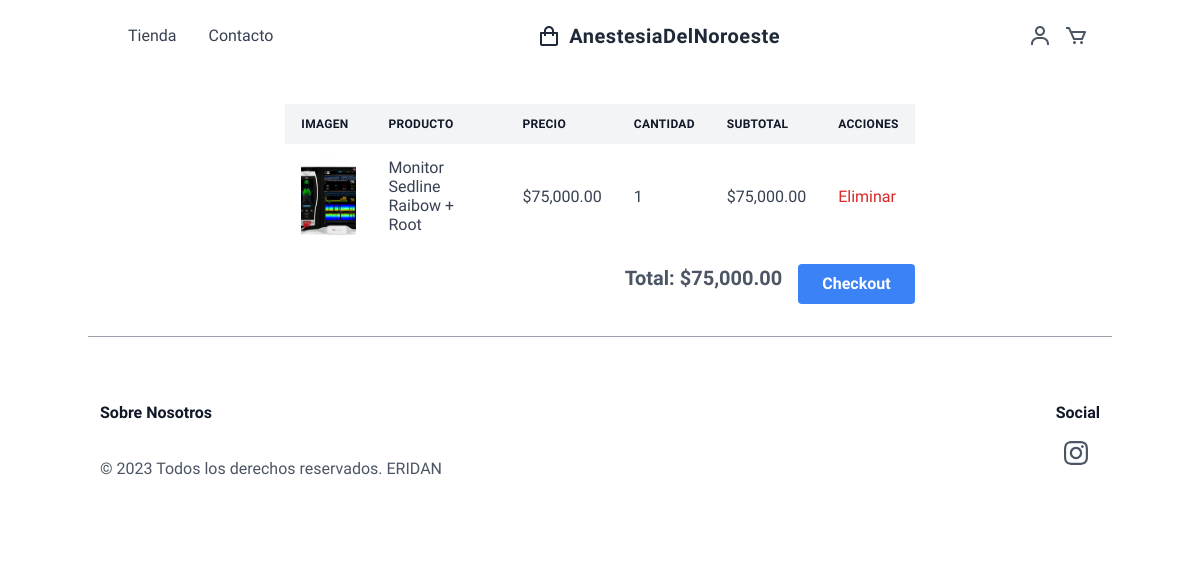
Screenshot of /cart (signed in) with the database file from the repository.
### app/models.py (models this page shows)
class Producto(db.Model):
    __tablename__ = 'productos'
    id_producto = db.Column(db.Integer, primary_key=True)
    codigo_articulo = db.Column(db.Text, nullable=False)
    nombre_art = db.Column(db.Text, nullable=False)
    marca = db.Column(db.Text, nullable=False)
    precio = db.Column(db.Float, nullable=False)
    existencia = db.Column(db.Integer, nullable=False)
    rating = db.Column(db.Integer)
    precioOriginal = db.Column(db.Float)
    multiplo_venta = db.Column(db.Integer)
    equivalencia = db.Column(db.Text)
    posicion = db.Column(db.Text)
    esFavorito = db.Column(db.Boolean)
    ruta_imagen = db.Column(db.String(255), nullable=True)  # Nueva columna para la ruta de la imagen

### app/views.py (the view)
    @app.route('/cart')
    def view_cart():
        products = []
        total = 0
        if current_user.is_authenticated:
            user_id = current_user.id
            cart_items = Cartitem.query.filter_by(user_id=user_id).all()
        else:
            cartsession_id = request.cookies.get('cartsession_id')
            cart_items = Cartitem.query.filter_by(
                cartsession=cartsession_id).all() if cartsession_id else []
        for item in cart_items:
            product = Producto.query.get(item.product_id)
            if product:
                subtotal = item.quantity * product.precio
                products.append({
                    'id_producto': product.id_producto,
                    'nombre': product.nombre_art,
                    'codigo_articulo': product.codigo_articulo,
                    'marca': product.marca,
                    'posicion': product.posicion,
                    'precio': product.precio,
                    'cantidad': item.quantity,
                    'subtotal': subtotal,
                    'ruta_imagen': product.ruta_imagen  # Incluye la imagen del producto
                })
                total += subtotal
        return render_template('eccomerce/cart.html', products=products, total=total)

### app/__init__.py (called while the page is built)
def create_app():
    app = Flask(__name__)
    app.config.from_object('config.Config')
    csrf.init_app(app)
    db.init_app(app)
    migrate.init_app(app, db)
    login_manager.init_app(app)
    login_manager.login_view = 'login'
    limiter.init_app(app)
    mail.init_app(app)
    cache.init_app(app)
    @login_manager.user_loader
    def load_user(user_id):
        from .models import Usuario
        return Usuario.query.get(int(user_id))
    from .views import init_routes
    init_routes(app)
    return app

### app/templates/eccomerce/cart.html (shortened to what this page needs)
{% extends "base.html" %}
{% block contenido %}
<section class="py-8">
    <div class="container mx-auto px-4">
        <div class="flex flex-wrap justify-center">
            <div class="w-full lg:w-8/12 px-4">
                <table class="table-auto w-full text-left whitespace-no-wrap">
                    <thead>
                        <tr class="text-xs font-semibold tracking-wide text-gray-900 uppercase bg-gray-100">
                            <th class="px-4 py-3">Imagen</th>
                            <th class="px-4 py-3">Producto</th>
                            <th class="px-4 py-3">Precio</th>
                            <th class="px-4 py-3">Cantidad</th>
                            <th class="px-4 py-3">Subtotal</th>
                            <th class="px-4 py-3">Acciones</th>
                        </tr>
                    </thead>
                    <tbody class="bg-white divide-y divide-gray-200">
                        {% for product in products %}
                        <tr class="text-gray-700">
                            <td class="px-4 py-3">
                                {% if product.ruta_imagen %}
                                <img src="{{ product.ruta_imagen }}" alt="{{ product.nombre }}" class="w-20 h-20 object-cover">
                                {% else %}
                                No Image
                                {% endif %}
                            </td>
                            <td class="px-4 py-3">{{ product.nombre }}</td>
                            <td class="px-4 py-3">{{ product.precio | currency }}</td>
                            <td class="px-4 py-3">{{ product.cantidad }}</td>
                            <td class="px-4 py-3">{{ product.subtotal | currency }}</td>
                            <td class="px-4 py-3">
                                <form action="{{ url_for('remove_from_cart', product_id=product.id_producto) }}" method="POST" class="inline">
                                    <button type="submit" class="text-red-600 hover:text-red-900">
                                        Eliminar
                                    </button>
                                </form>
                            </td>
                        </tr>
                        {% endfor %}
                    </tbody>
                </table>
                <div class="mt-4 flex justify-end">
                    <span class="text-xl font-semibold">Total: {{ total | currency }}</span>
                    <a href="{{ url_for('checkout') }}" class="ml-4 px-6 py-2 bg-blue-500 text-white font-semibold rounded hover:bg-blue-700">Checkout</a>
                </div>
            </div>
        </div>
    </div>
</section>
{% endblock %}

### app/templates/base.html (style rules this page uses)
.work-sans { font-family: 'Work Sans', sans-serif; }

### rows the page displays
Producto: ruta_imagen (picture), nombre "Monitor Sedline Raibow + Root", precio "$75,000.00", cantidad "1", subtotal "$75,000.00"

### other values shown
{{ total | currency }} "$75,000.00"
